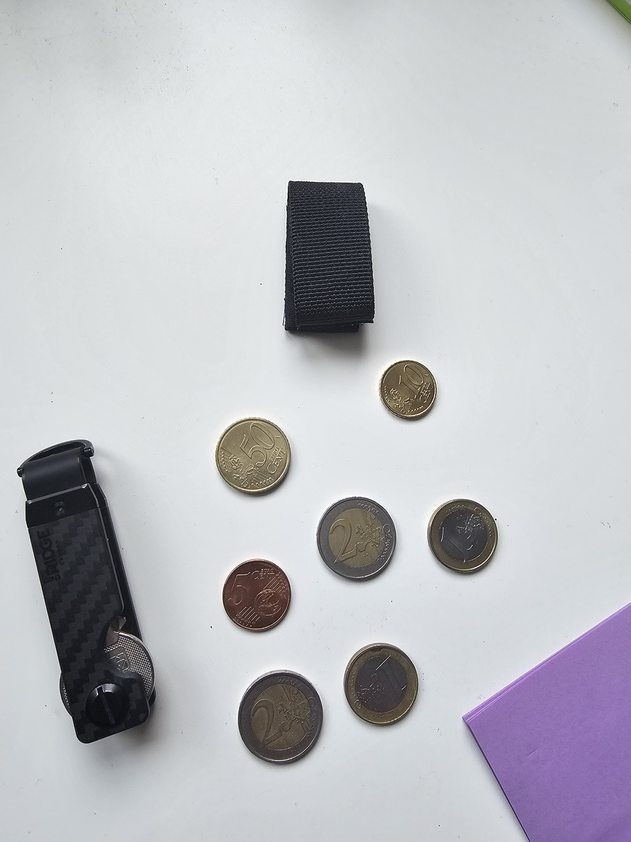
#> input picture P3/imagen_buena.jpg, 631 x 842 px, shrunk from 3000 x 4000 before the run; the run also reads 1 picture not shown here
$ jupyter execute --allow-errors VC_P3.ipynb
#> lines starting #> are read from the running program, lines starting #| are printed output that depends on the picture; after the words box and inside, x2 and y2 are one past the last pixel; in counts of white or black regions, pixels touching at a corner belong together
#Paquetes necesarios

[cell 1]
import cv2
import numpy as np
import matplotlib.pyplot as plt

Carga imagen y convierte a RGB

[cell 2]
#Carga imagen ejemplo con monedas
img = cv2.imread('imagen_buena.jpg')
#> img is the input picture: shape (842, 631, 3); mean B, G, R 196, 191.2, 190
print(img.shape)
#| (842, 631, 3)
#Recordando que OpenCV lee las imágenes en BGR, por lo que convertimos para visualizr RGB
img_rgb = cv2.cvtColor(img, cv2.COLOR_BGR2RGB)

plt.axis("off")
plt.imshow(img_rgb)
plt.show()

Convierte a gris y muestra histograma

[cell 3]
#Convierte la imagen a todos de gris, mostrando el resultado
img_gris = cv2.cvtColor(img, cv2.COLOR_BGR2GRAY)

#Cálculo del histograma con 256 bins de una imagen en escala de grises
hist = cv2.calcHist([img_gris], [0], None, [256], [0, 256])
#> hist = 256 values, max 23311 at index 218, min 0 at index 3, mean 2075.4

plt.figure()
plt.axis("off")
plt.imshow(img_gris, cmap='gray')

# Histograma sin normalizar
plt.figure()
plt.subplot(1, 2, 1)
plt.title("Histograma")
plt.xlabel("Bins")
plt.ylabel("# píxeles")
plt.plot(hist)
plt.xlim([0, 256])

Cuenta elementos tras umbralizar

[cell 4]
#Dos umbralizados. Te invito a probar con parámetros, aplicar filtro previo, etc.
umbral = 200
# Umbralizado binaria invertido, dado que por defecto se asume objetos en blanco
res,img_th1 = cv2.threshold(img_gris,umbral,255,cv2.THRESH_BINARY_INV)
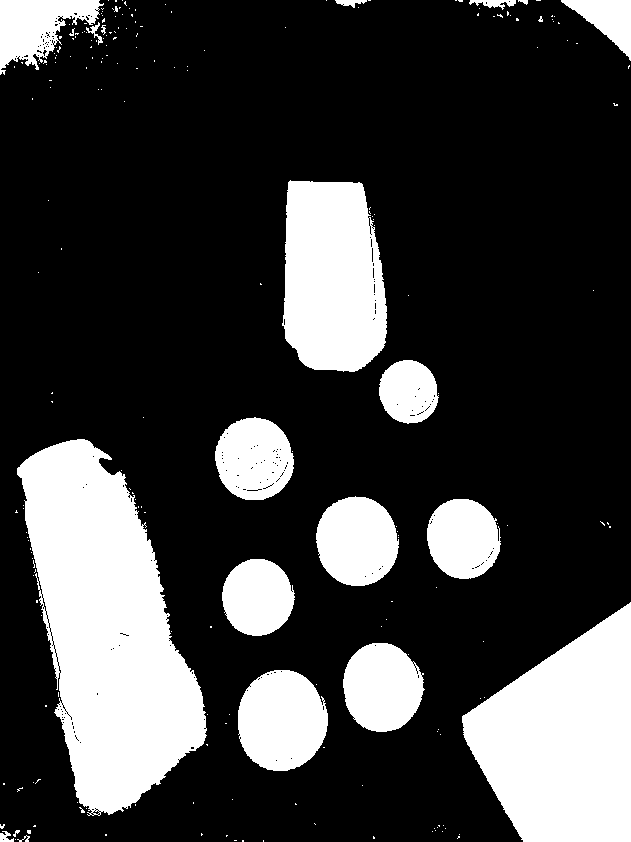
#> img_th1: shape (842, 631); 24.4% white; 221 white regions (200 under 20 px), largest, box (x1, y1, x2, y2) and area: (17, 439, 207, 816) 42011, (462, 602, 631, 842) 27645, (282, 180, 387, 372) 16966
#> res = 200
# Umbralizado con método de Otsu
ret2,img_th2 = cv2.threshold(img_gris,0,255,cv2.THRESH_BINARY_INV+cv2.THRESH_OTSU)
#> img_th2: shape (842, 631); 18.6% white; 31 white regions (20 under 20 px)
#> ret2 = 149

plt.subplot(1, 3, 1)
plt.axis("off")
plt.imshow(img_gris,cmap='gray')
plt.title('Original')

plt.subplot(1, 3, 2)
plt.axis("off")
plt.imshow(img_th1,cmap='gray')
plt.title('FIJO invertida')

plt.subplot(1, 3, 3)
plt.axis("off")
plt.imshow(img_th2,cmap='gray')
plt.title('OTSU invertida')

Búsqueda de componentes y sus contornos

[cell 5]
#Localiza contornos en imagen obtenida con umbral fijo
#findContours está diseñada para imágenes con la figura en blanco y el fondo negro
#La imagen de entrada debe ser de un canal y 8 bits excepto en los modos RETR_CCOMP o RETR_FLOODFILL
#hierarchy contiene información sobre el nivel del contorno, relaciones paterno-filiales

#Obtiene todos los contornos, externos e internos
contornos, hierarchy = cv2.findContours(
    img_th1, #imagen
    cv2.RETR_TREE, #Modo de recuperación (lista, árbol, nivel superior)
    cv2.CHAIN_APPROX_SIMPLE #Método de aproximación del contorno
    )
#> contornos = 512 contours, 491 with area under 20; largest, box (x1, y1, x2, y2) and area: (17, 439, 207, 816) 41686, (462, 602, 631, 842) 27323, (282, 180, 387, 372) 16792, (238, 670, 328, 771) 7018, (316, 496, 399, 586) 5692
#Obtiene únicamente los contornos externos
contornos2, hierarchy2 = cv2.findContours(img_th1,
    cv2.RETR_EXTERNAL ,
    cv2.CHAIN_APPROX_SIMPLE)
#> contornos2 = 221 contours, 205 with area under 20; largest, box (x1, y1, x2, y2) and area: (17, 439, 207, 816) 41686, (462, 602, 631, 842) 27323, (282, 180, 387, 372) 16792, (238, 670, 328, 771) 7018, (316, 496, 399, 586) 5692

# Dibuja sobre la imagen de entrada todos los contornos en verde
#Cada vez que quiere pintar convierte img para no tener restos
img_rgb = cv2.cvtColor(img, cv2.COLOR_BGR2RGB)
cv2.drawContours(img_rgb, contornos, -1, (0,255,0), 3)

plt.subplot(131)
plt.axis("off")
plt.imshow(img_rgb)
plt.title('Todos los contornos')

# Dibuja sobre la imagen de entrada sólo contornos externos
img_rgb = cv2.cvtColor(img, cv2.COLOR_BGR2RGB)
cv2.drawContours(img_rgb, contornos2, -1, (0,255,0), 3)

plt.subplot(132)
plt.axis("off")
plt.imshow(img_rgb)
plt.title('Sólo externos')

#Dibuja contornos externos rellenos en imagen vacía
#crea imagen vacíanegra
img_cont = np.zeros(img_rgb.shape)
for c in contornos2:
    #Área delcontorno
    area = cv2.contourArea(c)
    #Dimensión mínima (útil en ocasiones)
    if area > 40000 and area > 500:
        #Perímetro delcontorno
        perimetro = cv2.arcLength(c,True)
        #Contenedor alineado con ejes de la imagen
        x,y,w,h = cv2.boundingRect(c)
        #Mínimo contenedor ajustado para el contorno
        rect = cv2.minAreaRect(c)
        #Mínimo círculo que lo contiene
        (cx,cy),radio = cv2.minEnclosingCircle(c)
        #Elipse ajustada al contorno
        if c.shape[0] > 5:
            elipse = cv2.fitEllipse(c)
            #Para determinadas tareas nos interesará mostrar estos valores
            #print(area, perimetro, rect, cx,cy,radio, elipse)

        #Dibuja los contornos
        cv2.drawContours(img_cont, [c], -1, (255,255,255), -1)
#> this loop made 221 passes
#> (area, perimetro, x, y, w, h, rect, cx) on pass 96: (41686.5, 1290, 17, 439, 190, 377, ((106.9, 622.6), (147.6, 372.2), -14.68), 88)
#> img_cont: shape (842, 631, 3) float64; 7.9% white; 1 white region, box (x1, y1, x2, y2) and area: (17, 439, 207, 816) 42237

plt.subplot(133)
plt.axis("off")
plt.imshow(img_cont)
plt.title('Externos rellenos')
plt.show()

TAREA: Captura una o varias imágenes con monedas no solapadas y algún objeto que no lo sea. Filtra los contornos que no se correpondan con monedas, y muestra el número total de monedas presentes en la imagen.

[cell 6]
#Localiza contornos en imagen obtenida con umbral fijo
#findContours está diseñada para imágenes con la figura en blanco y el fondo negro
#La imagen de entrada debe ser de un canal y 8 bits excepto en los modos RETR_CCOMP o RETR_FLOODFILL
#hierarchy contiene información sobre el nivel del contorno, relaciones paterno-filiales

#Obtiene todos los contornos, externos e internos
contornos, hierarchy = cv2.findContours(
    img_th1, #imagen
    cv2.RETR_TREE, #Modo de recuperación (lista, árbol, nivel superior)
    cv2.CHAIN_APPROX_SIMPLE #Método de aproximación del contorno
    )
#Obtiene únicamente los contornos externos
contornos2, hierarchy2 = cv2.findContours(img_th1,
    cv2.RETR_EXTERNAL ,
    cv2.CHAIN_APPROX_SIMPLE)

# Dibuja sobre la imagen de entrada todos los contornos en verde
#Cada vez que quiere pintar convierte img para no tener restos
img_rgb = cv2.cvtColor(img, cv2.COLOR_BGR2RGB)
cv2.drawContours(img_rgb, contornos, -1, (0,255,0), 3)

plt.subplot(131)
plt.axis("off")
plt.imshow(img_rgb)
plt.title('Todos los contornos')

# Dibuja sobre la imagen de entrada sólo contornos externos
img_rgb = cv2.cvtColor(img, cv2.COLOR_BGR2RGB)
cv2.drawContours(img_rgb, contornos2, -1, (0,255,0), 3)

plt.subplot(132)
plt.axis("off")
plt.imshow(img_rgb)
plt.title('Sólo externos')

contador = 0
umbral_esfera = 5
umbral_minimo = 2
#Dibuja contornos externos rellenos en imagen vacía
#crea imagen vacíanegra
img_cont = np.zeros(img_rgb.shape)
for c in contornos2:
    #Área delcontorno
    area = cv2.contourArea(c)

    #Dimensión mínima (útil en ocasiones)
    if area > 10:
        #Perímetro delcontorno
        perimetro = cv2.arcLength(c,True)
        #Contenedor alineado con ejes de la imagen
        x,y,w,h = cv2.boundingRect(c)
        #Mínimo contenedor ajustado para el contorno
        rect = cv2.minAreaRect(c)
        #Mínimo círculo que lo contiene
        (cx,cy),radio = cv2.minEnclosingCircle(c)
        area = cv2.contourArea(c)
        perimetro = cv2.arcLength(c, True)
        relacion_area_perimetro = area / perimetro
        #Elipse ajustada al contorno
        if c.shape[0] > 5:
            elipse = cv2.fitEllipse(c)
            #Para determinadas tareas nos interesará mostrar estos valores
            #print(area, perimetro, rect, cx,cy,radio, elipse)

        #Dibuja los contornos
        #cv2.drawContours(img_cont, [c], -1, (255,255,255), -1)

        if abs(relacion_area_perimetro - (4 * np.pi)) / (4 * np.pi) < umbral_esfera and abs(relacion_area_perimetro - (4 * np.pi)) / (4 * np.pi) > umbral_minimo:
            contador +=1
            cv2.drawContours(img_cont, [c], -1, (255, 255, 255), -1)
#> this loop made 221 passes
#> (x, y, w, h, rect, cx) on pass 60: (462, 602, 169, 240, ((546, 721.5), (239, 168), -90), 576.5)
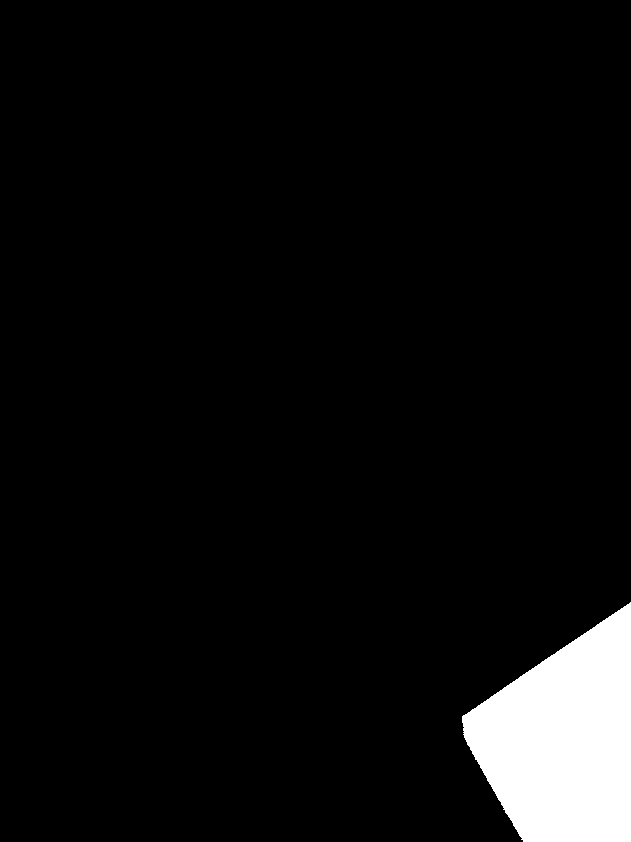
#> img_cont: shape (842, 631, 3) float64; 5.2% white; 1 white region, box (x1, y1, x2, y2) and area: (462, 602, 631, 842) 27645
#> after the loop, contador = 1; cx = 50.47; cy = 37; h = 75; perimetro = 536.9; radio = 62.58; relacion_area_perimetro = 7.66; w = 104; x = 0; y = 0

plt.subplot(133)
plt.axis("off")
plt.imshow(img_cont)
plt.title('Monedas encontradas')
plt.show()
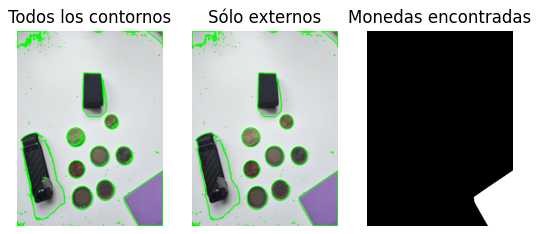
#> figure drawn by matplotlib, 3 panels
print("Monedas encontradas = "  + str(contador))
#| Monedas encontradas = 1

Una alternativa consiste en contar círculos utilizando la Transformada de Hough. La selección de parámetros puede ser "divertida", más [información](https://docs.opencv.org/4.x/da/d53/tutorial_py_houghcircles.html)

[cell 7]
#Conversión a gris
gris = cv2.cvtColor(img, cv2.COLOR_BGR2GRAY)
#Suaviza altas frecuencias
pimg = cv2.medianBlur(gris, 7)
#Localiza Círculos
circ = cv2.HoughCircles(
        pimg,  # imagen
        cv2.HOUGH_GRADIENT,  # tipo de detección
        1,
        100,  # distancia mínima entre círculos
        param1=200, # Valor del gradiente
        param2=50, #Umbral acumulador
        minRadius=100,  # radio mínimo
        maxRadius=250,  # radio máximo
    )
#> circ = None

contador = 0
#Dibuja sobre entrada  e imagen vacía
img_cont = np.zeros(img_rgb.shape)
img_rgb = cv2.cvtColor(img, cv2.COLOR_BGR2RGB)
#> (the rest of this cell did not finish here and is left out)

TAREA: Captura una o varias imágenes con monedas no solapadas, y otras con monedas solapadas. Identificada una moneda de un euro en la imagen, por ejemplo con un clic de ratón, calcular la cantidad de dinero presente en la imagen. ¿Qué problemas han observado?

[cell 8]
# Carga la imagen
img = cv2.imread('img_sol_2.jpg')
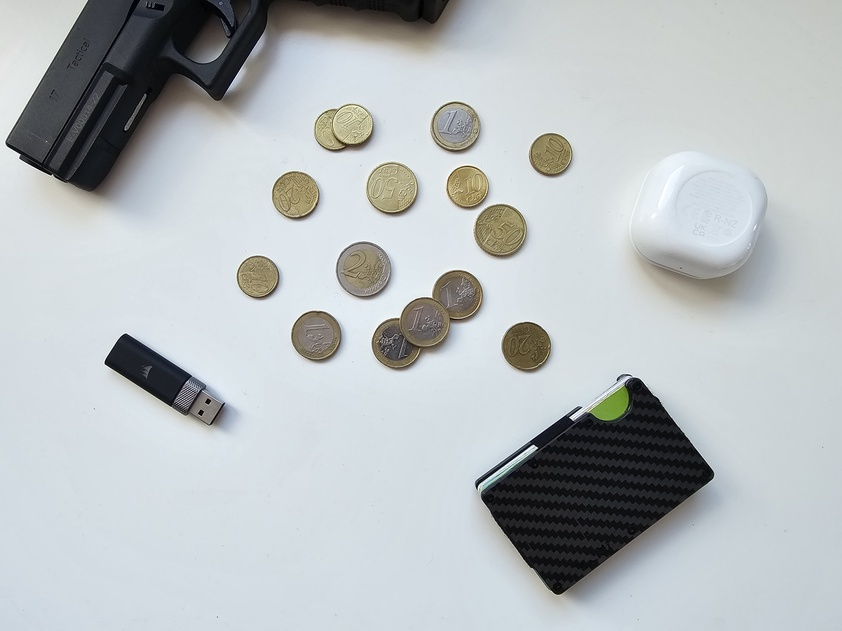
#> input picture P3/img_sol_2.jpg, 842 x 631 px, shrunk from 4000 x 3000 before the run
#> img is the input picture: shape (631, 842, 3); mean B, G, R 190.5, 188.5, 182.9
print(img.shape)
#| (631, 842, 3)

# Convierte la imagen a RGB
img_rgb = cv2.cvtColor(img, cv2.COLOR_BGR2RGB)
#> img_rgb: shape (631, 842, 3)

# Conversión a gris
gris = cv2.cvtColor(img_rgb, cv2.COLOR_BGR2GRAY)

# Suaviza altas frecuencias
pimg = cv2.medianBlur(gris, 9)
#> pimg: shape (631, 842)

# Localiza Círculos
circ = cv2.HoughCircles(
    pimg,  # imagen
    cv2.HOUGH_GRADIENT,  # tipo de detección
    1, 100,  # distancia mínima entre círculos
    param1=90,  # Valor del gradiente
    param2=65,  # Umbral acumulador
    minRadius=10,  # radio mínimo
    maxRadius=150,  # radio máximo
)

contador = 0
monedas = []

# Define una paleta de colores
colors = [(255, 0, 0), (0, 255, 0), (0, 0, 255), (255, 255, 0), (0, 255, 255), (255, 255, 255)]

# Dibuja sobre la imagen de entrada y la imagen vacía
img_cont = np.zeros(img_rgb.shape, dtype=np.uint8)
img_rgb = cv2.cvtColor(img, cv2.COLOR_BGR2RGB)

#> (the rest of this cell did not finish here and is left out)

Clasificación de microplásticos

[cell 9]
#Cargamos tres subimágenes de cada uno de los tres tipos considerados (el alquitrán efectivamenet no es microplástico)
imgF = cv2.imread('fragment-03-olympus-10-01-2020.JPG')
imgP = cv2.imread('pellet-03-olympus-10-01-2020.JPG')
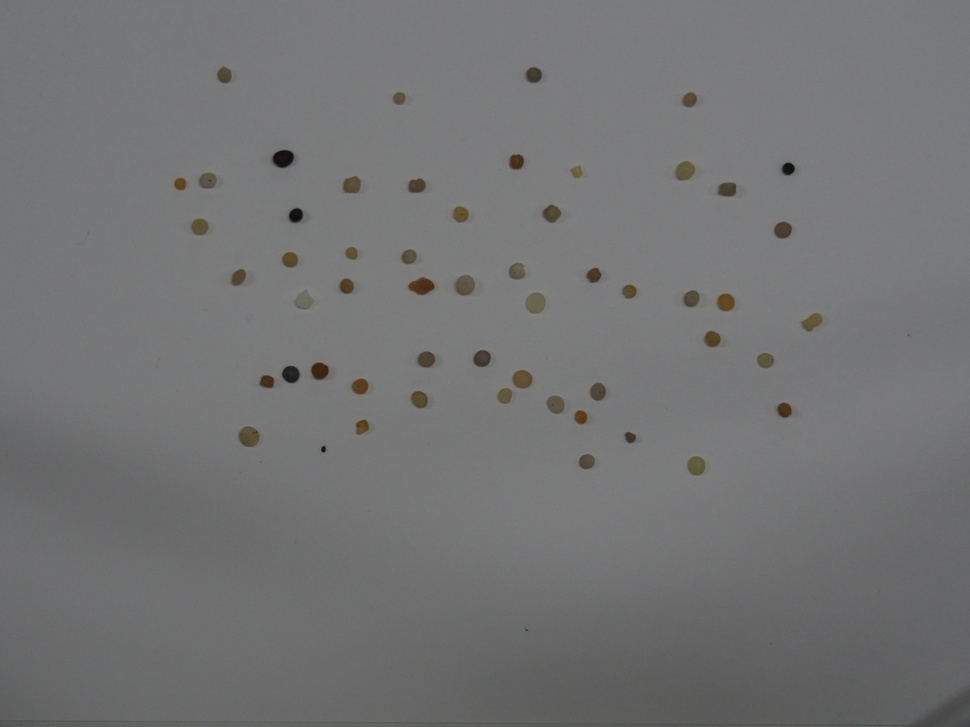
#> input picture P3/pellet-03-olympus-10-01-2020.JPG, 970 x 727 px, shrunk from 4608 x 3456 before the run
#> imgP is the input picture: shape (727, 970, 3); mean B, G, R 116.1, 115.6, 115.2
imgT = cv2.imread('tar-03-olympus-10-01-2020.JPG')
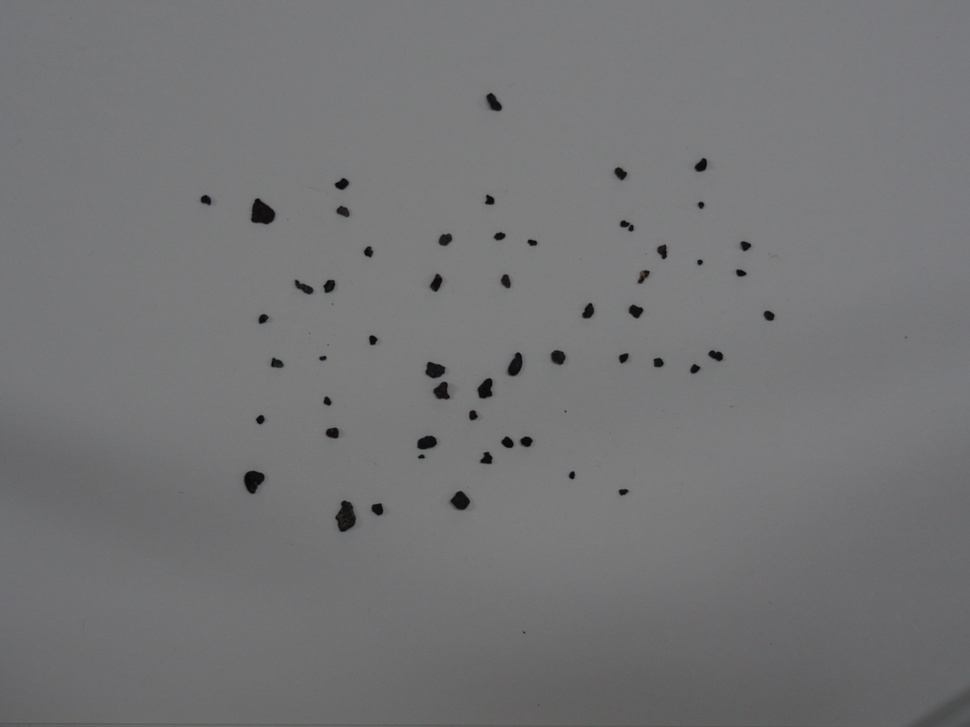
#> input picture P3/tar-03-olympus-10-01-2020.JPG, 970 x 727 px, shrunk from 4608 x 3456 before the run
#> imgT is the input picture: shape (727, 970, 3); mean B, G, R 117.2, 116.2, 116

#Mostramos
plt.subplot(131)
plt.axis("off")
plt.imshow(imgF)
plt.title('Fragmentos')
plt.subplot(132)
plt.axis("off")
plt.imshow(imgP)
plt.title('Pellet')
plt.subplot(133)
plt.axis("off")
plt.imshow(imgT)
plt.title('Alquitrán')
plt.show()

TAREA: Estas tres imágenes han sido extraidas de las imágenes de mayor tamaño contenidas en la carpeta. Determina patrones geométricos para cada una de las tres clases y evalúa los aciertos y fallos con las imágenes completas la matriz de confusión. Para cada clase, determina el número de muestras que se clasifican correctamente de dicha clase, y el número de muestras que se clasifica incorrectamente por cada una de las otras dos clases.

El el trabajo [SMACC: A System for Microplastics Automatic Counting and Classification](https://doi.org/10.1109/ACCESS.2020.2970498), las características geométricas utilizadas en dicho trabajo fueron:

- Área en píxeles
- Perímetro en píxeles
- Compacidad (relación del cuadrado del perímetro con el área)
- Relación del área con la del contenedor
- Relación del ancho y el alto del contenedor
- Relación entre los ejes de la elipse ajustada
- Definido el centroide, relación entre las distancias menor y mayor al contorno

Si no se quedan satisfechos con la segmentación obtenida, es el mundo real, también en el README comento técnicas recientes de segmentación, que podrían despertar su curiosidad.

[cell 10]
############### Fragmentos ###############
grayF = cv2.cvtColor(imgF, cv2.COLOR_BGR2GRAY)

umbral = 110
# Umbralizado binaria invertido, dado que por defecto se asume objetos en blanco
res,img_th1F = cv2.threshold(grayF,umbral,255,cv2.THRESH_BINARY_INV)
#> img_th1F: shape (727, 970); 8.4% white; 360 white regions (307 under 20 px)
#> res = 110

#Obtiene únicamente los contornos externos
contornos2, hierarchy2 = cv2.findContours(img_th1F,
    cv2.RETR_EXTERNAL ,
    cv2.CHAIN_APPROX_SIMPLE)
#> contornos2 = 360 contours, 316 with area under 20; largest, box (x1, y1, x2, y2) and area: (0, 603, 970, 727) 51502, (746, 102, 783, 145) 750, (213, 359, 244, 381) 504, (598, 342, 631, 361) 396, (549, 326, 570, 351) 323

# Dibuja sobre la imagen de entrada sólo contornos externos
contornos_fragmentos_filtradosF = [contour for contour in contornos2 if (cv2.contourArea(contour) >= 500 and cv2.contourArea(contour) <= 100000)]
#> contornos_fragmentos_filtradosF = 3 contours; box (x1, y1, x2, y2) and area: (0, 603, 970, 727) 51502, (746, 102, 783, 145) 750, (213, 359, 244, 381) 504
img_rgbF = cv2.cvtColor(imgF, cv2.COLOR_BGR2RGB)
cv2.drawContours(img_rgbF, contornos_fragmentos_filtradosF, -1, (0,255,0), 3)
#> img_rgbF: shape (727, 970, 3); mean R, G, B 125, 129.2, 125.2


############### Alquitran ###############
grayT = cv2.cvtColor(imgT, cv2.COLOR_BGR2GRAY)

umbralT = 100
# Umbralizado binaria invertido, dado que por defecto se asume objetos en blanco
res,img_th1T = cv2.threshold(grayT,umbralT,255,cv2.THRESH_BINARY_INV)
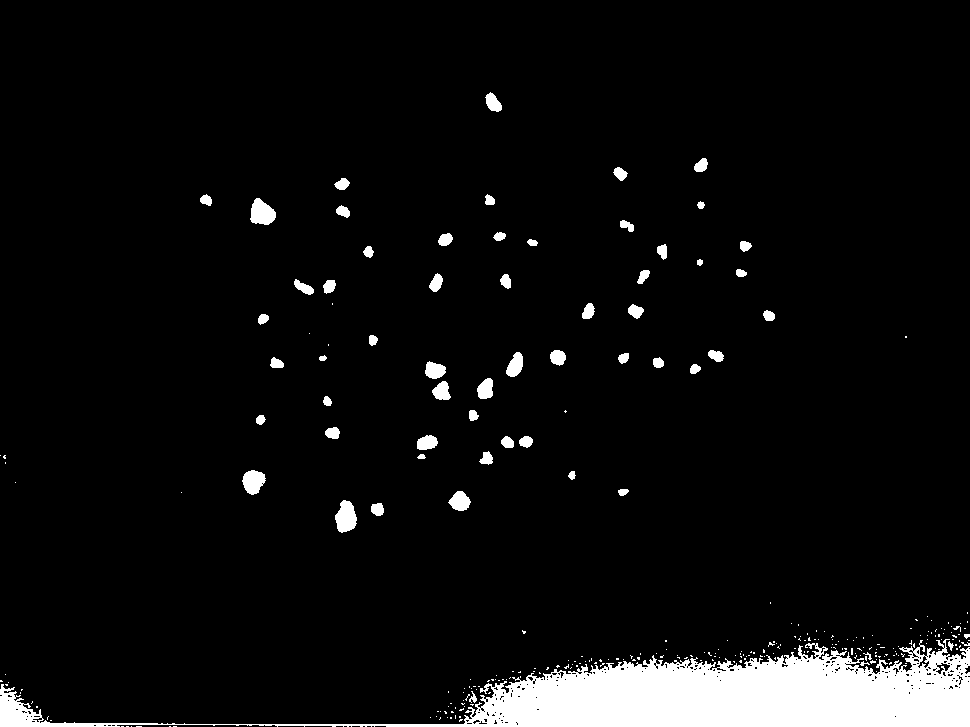
#> img_th1T: shape (727, 970); 5.8% white; 291 white regions (230 under 20 px)
#> res = 100

#Obtiene únicamente los contornos externos
contornos2T, hierarchy2 = cv2.findContours(img_th1T,
    cv2.RETR_EXTERNAL ,
    cv2.CHAIN_APPROX_SIMPLE)
#> contornos2T = 291 contours, 235 with area under 20; largest, box (x1, y1, x2, y2) and area: (0, 639, 970, 727) 31652, (335, 500, 357, 533) 475, (250, 198, 276, 225) 456, (242, 470, 266, 495) 384, (448, 491, 471, 511) 280
#> (the rest of the program and of its run is left out)
